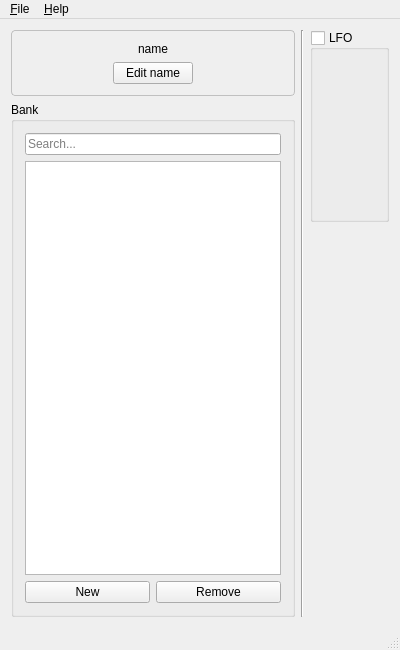
<?xml version="1.0" encoding="UTF-8"?>
<ui version="4.0">
 <class>MainWindow</class>
 <widget class="QMainWindow" name="MainWindow">
  <property name="geometry">
   <rect>
    <x>0</x>
    <y>0</y>
    <width>400</width>
    <height>650</height>
   </rect>
  </property>
  <property name="acceptDrops">
   <bool>true</bool>
  </property>
  <property name="windowTitle">
   <string>YM2608 Tone Editor</string>
  </property>
  <property name="styleSheet">
   <string notr="true"/>
  </property>
  <widget class="QWidget" name="centralWidget">
   <layout class="QHBoxLayout" name="horizontalLayout" stretch="0,0,0">
    <item>
     <layout class="QVBoxLayout" name="verticalLayout">
      <item>
       <widget class="QFrame" name="nameFrame">
        <property name="styleSheet">
         <string notr="true">QFrame#nameFrame {
	border: 1px solid  silver;
	border-radius: 4px;
}</string>
        </property>
        <property name="frameShape">
         <enum>QFrame::StyledPanel</enum>
        </property>
        <property name="frameShadow">
         <enum>QFrame::Raised</enum>
        </property>
        <layout class="QVBoxLayout" name="verticalLayout_3">
         <item>
          <widget class="QLabel" name="nameLabel">
           <property name="text">
            <string>name</string>
           </property>
           <property name="alignment">
            <set>Qt::AlignCenter</set>
           </property>
          </widget>
         </item>
         <item alignment="Qt::AlignHCenter">
          <widget class="QPushButton" name="nameButton">
           <property name="text">
            <string>Edit name</string>
           </property>
          </widget>
         </item>
        </layout>
       </widget>
      </item>
      <item>
       <widget class="QGroupBox" name="groupBox">
        <property name="title">
         <string>Bank</string>
        </property>
        <layout class="QGridLayout" name="gridLayout">
         <item row="1" column="0" colspan="2">
          <widget class="QListWidget" name="listWidget">
           <property name="dragEnabled">
            <bool>true</bool>
           </property>
           <property name="dragDropMode">
            <enum>QAbstractItemView::DragDrop</enum>
           </property>
           <property name="defaultDropAction">
            <enum>Qt::MoveAction</enum>
           </property>
           <property name="selectionMode">
            <enum>QAbstractItemView::ExtendedSelection</enum>
           </property>
          </widget>
         </item>
         <item row="2" column="1">
          <widget class="QPushButton" name="removeTonePushButton">
           <property name="text">
            <string>Remove</string>
           </property>
          </widget>
         </item>
         <item row="2" column="0">
          <widget class="QPushButton" name="newTonePushButton">
           <property name="text">
            <string>New</string>
           </property>
          </widget>
         </item>
         <item row="0" column="0" colspan="2">
          <widget class="QLineEdit" name="lineEdit">
           <property name="placeholderText">
            <string>Search...</string>
           </property>
          </widget>
         </item>
        </layout>
       </widget>
      </item>
     </layout>
    </item>
    <item>
     <widget class="Line" name="verticalLine">
      <property name="orientation">
       <enum>Qt::Vertical</enum>
      </property>
     </widget>
    </item>
    <item>
     <layout class="QVBoxLayout" name="verticalLayout_4">
      <item>
       <widget class="QGroupBox" name="lfoGroupBox">
        <property name="title">
         <string>LFO</string>
        </property>
        <property name="checkable">
         <bool>true</bool>
        </property>
        <property name="checked">
         <bool>false</bool>
        </property>
        <layout class="QHBoxLayout" name="horizontalLayout_3">
         <property name="spacing">
          <number>0</number>
         </property>
         <property name="leftMargin">
          <number>0</number>
         </property>
         <property name="topMargin">
          <number>0</number>
         </property>
         <property name="rightMargin">
          <number>0</number>
         </property>
         <property name="bottomMargin">
          <number>0</number>
         </property>
         <item>
          <widget class="LabeledHSlider" name="freqSlider" native="true"/>
         </item>
         <item>
          <widget class="LabeledHSlider" name="pmsSlider" native="true"/>
         </item>
         <item>
          <widget class="LabeledHSlider" name="amsSlider" native="true"/>
         </item>
        </layout>
       </widget>
      </item>
      <item>
       <layout class="QHBoxLayout" name="horizontalLayout_2">
        <item>
         <widget class="LabeledHSlider" name="alSlider" native="true"/>
        </item>
        <item>
         <widget class="LabeledHSlider" name="fbSlider" native="true"/>
        </item>
       </layout>
      </item>
      <item>
       <layout class="QVBoxLayout" name="verticalLayout_2">
        <item>
         <widget class="OperatorSliders" name="op1Sliders" native="true"/>
        </item>
        <item>
         <widget class="OperatorSliders" name="op2Sliders" native="true"/>
        </item>
        <item>
         <widget class="OperatorSliders" name="op3Sliders" native="true"/>
        </item>
        <item>
         <widget class="OperatorSliders" name="op4Sliders" native="true"/>
        </item>
       </layout>
      </item>
     </layout>
    </item>
   </layout>
  </widget>
  <widget class="QMenuBar" name="menuBar">
   <property name="geometry">
    <rect>
     <x>0</x>
     <y>0</y>
     <width>400</width>
     <height>23</height>
    </rect>
   </property>
   <widget class="QMenu" name="menuFile">
    <property name="title">
     <string>&amp;File</string>
    </property>
    <addaction name="actionOpen_O"/>
    <addaction name="actionSave_S"/>
    <addaction name="actionSave_As"/>
    <addaction name="separator"/>
    <addaction name="actionO_pen_Bank"/>
    <addaction name="actionSave_Bank_As"/>
    <addaction name="separator"/>
    <addaction name="actionOpe_n_Song"/>
    <addaction name="separator"/>
    <addaction name="actionConvert_To_Text_C"/>
    <addaction name="actionRead_Text_R"/>
    <addaction name="separator"/>
    <addaction name="actionSetup_E"/>
    <addaction name="separator"/>
    <addaction name="actionExit_X"/>
   </widget>
   <widget class="QMenu" name="menuHelp_H">
    <property name="title">
     <string>&amp;Help</string>
    </property>
    <addaction name="actionAbout_A"/>
   </widget>
   <addaction name="menuFile"/>
   <addaction name="menuHelp_H"/>
  </widget>
  <widget class="QStatusBar" name="statusBar"/>
  <action name="actionOpen_O">
   <property name="text">
    <string>&amp;Open Tone...</string>
   </property>
   <property name="toolTip">
    <string>Open</string>
   </property>
  </action>
  <action name="actionSave_S">
   <property name="text">
    <string>&amp;Save Tone</string>
   </property>
   <property name="toolTip">
    <string>Save Tone</string>
   </property>
  </action>
  <action name="actionExit_X">
   <property name="text">
    <string>E&amp;xit</string>
   </property>
   <property name="toolTip">
    <string>Exit</string>
   </property>
  </action>
  <action name="actionSave_As">
   <property name="text">
    <string>Save Tone &amp;As...</string>
   </property>
  </action>
  <action name="actionConvert_To_Text_C">
   <property name="text">
    <string>&amp;Convert To Text...</string>
   </property>
   <property name="toolTip">
    <string>Convert To Text</string>
   </property>
  </action>
  <action name="actionSetup_E">
   <property name="text">
    <string>S&amp;etup...</string>
   </property>
   <property name="toolTip">
    <string>Setup</string>
   </property>
  </action>
  <action name="actionAbout_A">
   <property name="text">
    <string>&amp;About...</string>
   </property>
   <property name="toolTip">
    <string>About</string>
   </property>
  </action>
  <action name="actionRead_Text_R">
   <property name="text">
    <string>&amp;Read Text...</string>
   </property>
   <property name="toolTip">
    <string>Read Text</string>
   </property>
  </action>
  <action name="actionSave_Bank_As">
   <property name="text">
    <string>Sa&amp;ve Bank As...</string>
   </property>
  </action>
  <action name="actionO_pen_Bank">
   <property name="text">
    <string>O&amp;pen Bank...</string>
   </property>
  </action>
  <action name="actionOpe_n_Song">
   <property name="text">
    <string>Ope&amp;n Song...</string>
   </property>
  </action>
 </widget>
 <layoutdefault spacing="6" margin="11"/>
 <customwidgets>
  <customwidget>
   <class>OperatorSliders</class>
   <extends>QWidget</extends>
   <header>widgets/operator_sliders.h</header>
   <container>1</container>
  </customwidget>
  <customwidget>
   <class>LabeledHSlider</class>
   <extends>QWidget</extends>
   <header>widgets/labeled_hslider.hpp</header>
   <container>1</container>
  </customwidget>
 </customwidgets>
 <tabstops>
  <tabstop>nameButton</tabstop>
  <tabstop>lineEdit</tabstop>
  <tabstop>listWidget</tabstop>
  <tabstop>newTonePushButton</tabstop>
  <tabstop>removeTonePushButton</tabstop>
  <tabstop>lfoGroupBox</tabstop>
 </tabstops>
 <resources/>
 <connections/>
</ui>
